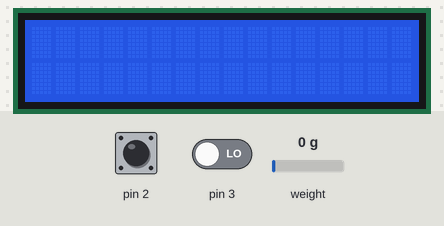
Recording of a sketch running on a simulated Arduino Uno, built with avr-gcc and run on an emulated ATmega328P. Shown: 16×2 character LCD. Inputs (shaded band) come from the test bench; at power-on: pin 3 LOW, weight on the scale 0 g, pin 2 HIGH. EEPROM starts erased; what the sketch prints to the serial monitor is not drawn.

Above: at 5.0 s.
5.1 s: pin 3 driven HIGH
At 6.2 s:
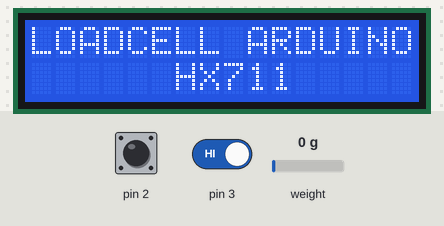
9.4 s: weight on the scale set to 100 g
At 10.5 s:
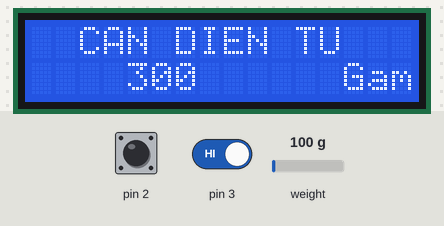
10.9 s: weight on the scale set to 1250 g
At 12.2 s:
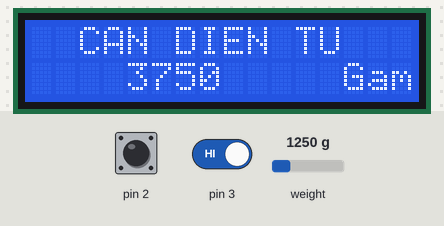
14.3 s: weight on the scale set to 2500 g
At 14.7 s:
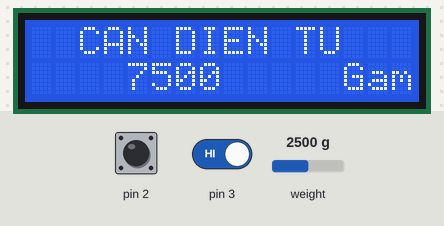
Timing chart, 0 to 17.3 s (numbered marks = the images above; inputs shaded):
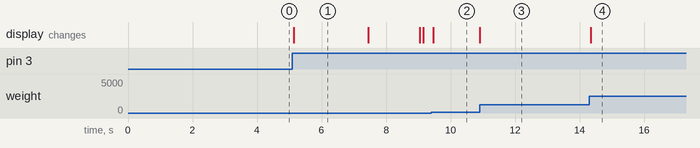

Measured:
- after the input at 5.1 s, the display: changes at once (image 1)
- after the input at 9.4 s, the display: changes after 0.06 s (image 2)
- after the input at 10.9 s, the display: changes at once (image 3)
- after the input at 14.3 s, the display: changes at once (image 4)
- what the display in image 1 shows lasts 2.3 s, from 5.1 s to 7.4 s

The sketch:

HX711.ino
```cpp
#include "HX711.h"
#include <LiquidCrystal.h>
#include <EEPROM.h>
LiquidCrystal lcd(12, 11, 10, 9, 8, 7);
HX711 scale(A1, A0); // HX711.DOUT- pin #A0 ;HX711.PD_SCK- pin #A1
#define loa    5
float hieuchinh=3;
float zero;
float heso_chia = 1;
int man_hinh = 0;
int xuat=0;
int t=100;
int gam;
void setup()
{
  Serial.begin(115200);
  lcd.begin(16, 2);
  scale.set_scale(2280.f);   // this value is obtained by calibrating the scale with known weights; see the README for details
  scale.tare();				       // reset the scale to 0
  zero = EEPROM.read(1);
  attachInterrupt(0, ngat0, LOW);   //chan 2, so luong
  attachInterrupt(1, ngat1, LOW); //chan 3 , chinh can
          lcd.setCursor(0, 0);
          lcd.print("LOADCELL ARDUINO");
          lcd.setCursor(0, 1);
          lcd.print("      HX711     ");
          delay(1500);
          delay(800);
          lcd.clear();
}

void loop()
{

      //---------------------------- chinh_can ---------------------
      if(man_hinh ==0 )
        {
          lcd.setCursor(0, 0);
          lcd.print("  CAN DIEN TU  ");
          lcd.setCursor(13, 1);
          lcd.print("Gam");
          lcd.setCursor(4, 1);
          gam = scale.get_units(1)*hieuchinh-zero;
         if(gam <0 ){
          gam = -(gam);
         }
          lcd.print(gam);
        }

        if(man_hinh == 1 )
        {  lcd.clear();
           lcd.setCursor(0,0);lcd.print(" Hieu chinh      ");
           lcd.setCursor(0,1);lcd.print("        dia can    ");
           zero = scale.get_units(1)*hieuchinh;
           EEPROM.write(1,zero);
           delay(1500); man_hinh =0; lcd.clear();
        }


        //---------------------------- so_luong ---------------------

          if(man_hinh == 2 )
        {
          lcd.clear();
           lcd.setCursor(0,0);
           lcd.print("LUU GIA TRI MAU   ");
           heso_chia = scale.get_units(1)*hieuchinh-zero;
           delay(1000);
           man_hinh++;
           lcd.clear();
        }

         if(man_hinh == 3 )
        {
           lcd.setCursor(0,0);
           lcd.print(" So Luong : ");
           lcd.setCursor(13, 1);
           lcd.print("Cai");
           lcd.setCursor(4, 1);
          lcd.print((scale.get_units(1)*hieuchinh-zero)/ heso_chia);
        }
  if (Serial.available() >= 1) {
                // đọc chữ liệu
                int buffer = Serial.read();
                if (buffer == '1') {
                  xuat = 4;
                }
                if(buffer == '2'){
                  xuat = 5;
                }
              }
         //---------------------------- Serial ---------------------
        if(xuat == 0 ){
          Serial.print("Gam = ");
          Serial.println(gam);
        }
        if(xuat == 1){
          Serial.print(" Hieu chinh dia can ");
          xuat=0;
        }
        if(xuat == 2){
        Serial.print(" LUU GIA TRI MAU ");
        xuat = 3;
        }
        if(xuat==3){
          Serial.print(" So Luong = ");
          Serial.print((scale.get_units(1)*hieuchinh-zero)/ heso_chia);
          Serial.println(" Cai ");
        }
        if(xuat == 4){
          Serial.print(" Cân Đường |");
          Serial.print(" Thành tiền = ");
          Serial.print(gam*20);
          Serial.println(" vnd ");
        }
        if(xuat == 5){
          Serial.print(" Cân Bột |");
          Serial.print(" Thành tiền = ");
          Serial.print(gam*30);
          Serial.println(" vnd ");
        }
}
void ngat0()
{
Serial.begin(115200);
  pip_1();
  lcd.clear();
  if(man_hinh == 0 ) {man_hinh = 2;
   xuat = 2;}
  while(digitalRead(2)==0);
  if(man_hinh == 3 ) { man_hinh = 0;xuat =0; lcd.clear();}

}
void ngat1()
{
   pip_1();
  lcd.clear();
  man_hinh = 1;
  xuat =1;
}
void pip_1()
{
  digitalWrite(loa,HIGH);
  delay(10000);
  digitalWrite(loa,LOW);

}
```
